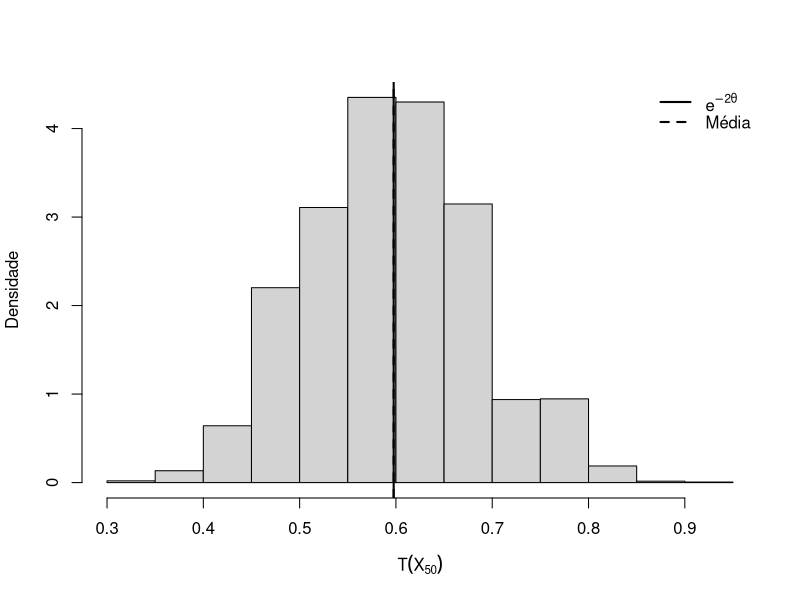
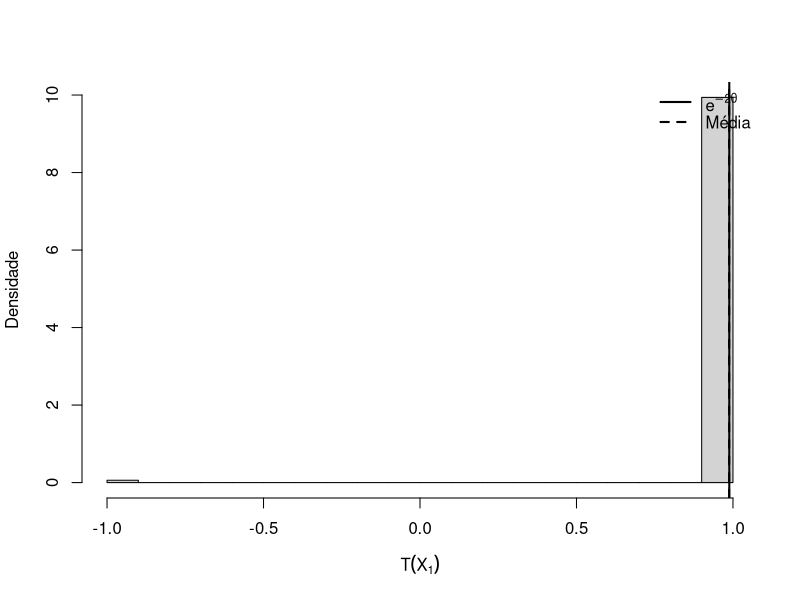
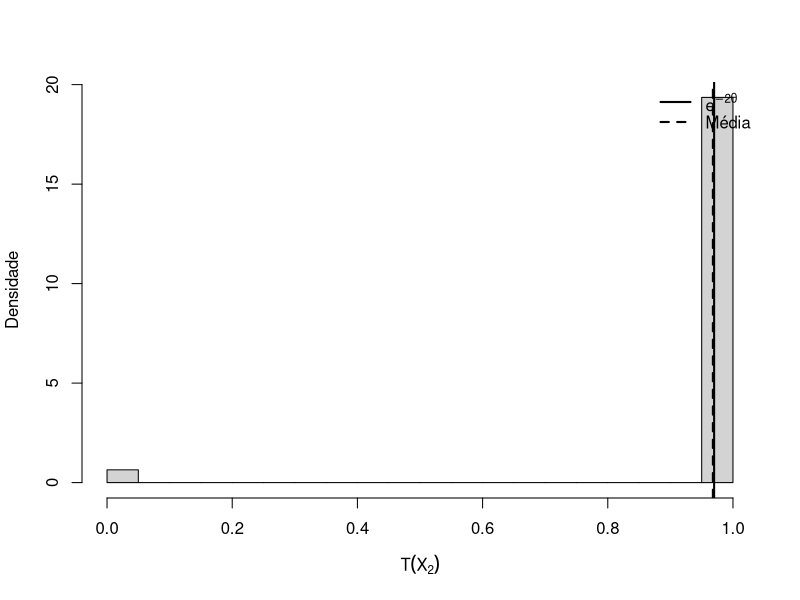

Generate these figures, in order, with R:
## ---- chunk 1
#| label: fig-envvum-simulacao-r
#| fig-cap: 'Histograma de $T(\boldsymbol{X}_n)$'
set.seed(15)

simulacao_envvum <- function(M = 10000, n = 50) {
  # Seja X_n a.a. de X~Pois(theta), theta em (0, infinito). Vamos avaliar o
  # ENVVUM para g(theta) = e^{-2theta}, T(X_n) = (1-2/n)^{soma de X_i}.
  theta <- log(runif(1))^2
  estatisticas <- numeric(M)

  for (i in seq_len(M)) {
    amostra <- rpois(n, lambda = theta)
    estatisticas[i] <- (1 - 2 / n)^sum(amostra)
  }

  media <- mean(estatisticas)
  e2theta <- exp(-2 * theta)

  hist(estatisticas, probability = TRUE, main = "",
       xlab = bquote(T(X[.(n)])), ylab = "Densidade")
  abline(v = e2theta, lwd = 2)
  abline(v = media, lwd = 2, lty = 2)
  legend("topright", legend = c(expression(e^{-2 * theta}), "Média"),
         lwd = 2, lty = c(1, 2), bty = "n")

  cat(sprintf("Média simulada: %.6f\n", media))
  cat(sprintf("e^(-2 theta) = %.6f\n", e2theta))
}

simulacao_envvum()
invisible(NULL)
## ---- chunk 2
simulacao_envvum(10000, 1)
simulacao_envvum(10000, 2)
